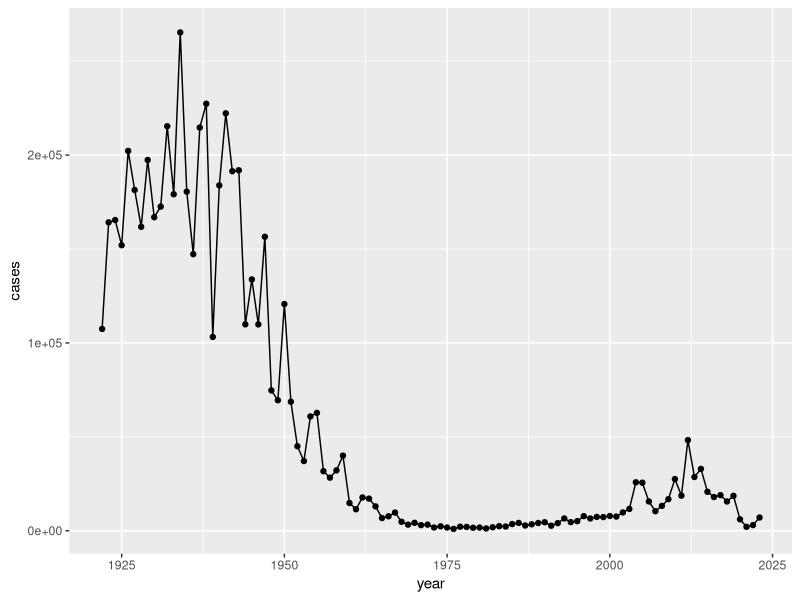
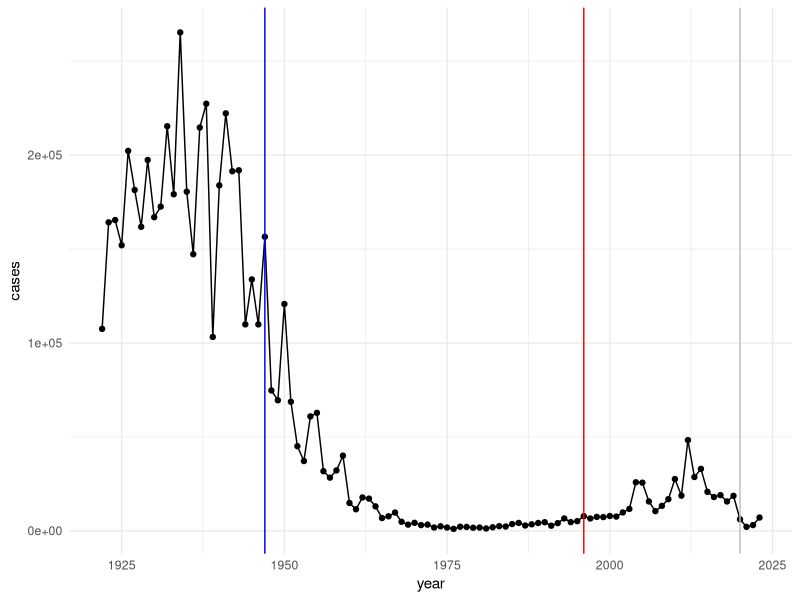

These charts were generated, in order, by the following R code: (Note: this script raises an error after producing the figures.)
## ---- chunk 1
cdc <- data.frame(
  year = c(
    1922L,
    1923L,
    1924L,
    1925L,
    1926L,
    1927L,
    1928L,
    1929L,
    1930L,
    1931L,
    1932L,
    1933L,
    1934L,
    1935L,
    1936L,
    1937L,
    1938L,
    1939L,
    1940L,
    1941L,
    1942L,
    1943L,
    1944L,
    1945L,
    1946L,
    1947L,
    1948L,
    1949L,
    1950L,
    1951L,
    1952L,
    1953L,
    1954L,
    1955L,
    1956L,
    1957L,
    1958L,
    1959L,
    1960L,
    1961L,
    1962L,
    1963L,
    1964L,
    1965L,
    1966L,
    1967L,
    1968L,
    1969L,
    1970L,
    1971L,
    1972L,
    1973L,
    1974L,
    1975L,
    1976L,
    1977L,
    1978L,
    1979L,
    1980L,
    1981L,
    1982L,
    1983L,
    1984L,
    1985L,
    1986L,
    1987L,
    1988L,
    1989L,
    1990L,
    1991L,
    1992L,
    1993L,
    1994L,
    1995L,
    1996L,
    1997L,
    1998L,
    1999L,
    2000L,
    2001L,
    2002L,
    2003L,
    2004L,
    2005L,
    2006L,
    2007L,
    2008L,
    2009L,
    2010L,
    2011L,
    2012L,
    2013L,
    2014L,
    2015L,
    2016L,
    2017L,
    2018L,
    2019L,
    2020L,
    2021L,
    2022L,
    2023L
  ),
  cases = c(
    107473,
    164191,
    165418,
    152003,
    202210,
    181411,
    161799,
    197371,
    166914,
    172559,
    215343,
    179135,
    265269,
    180518,
    147237,
    214652,
    227319,
    103188,
    183866,
    222202,
    191383,
    191890,
    109873,
    133792,
    109860,
    156517,
    74715,
    69479,
    120718,
    68687,
    45030,
    37129,
    60886,
    62786,
    31732,
    28295,
    32148,
    40005,
    14809,
    11468,
    17749,
    17135,
    13005,
    6799,
    7717,
    9718,
    4810,
    3285,
    4249,
    3036,
    3287,
    1759,
    2402,
    1738,
    1010,
    2177,
    2063,
    1623,
    1730,
    1248,
    1895,
    2463,
    2276,
    3589,
    4195,
    2823,
    3450,
    4157,
    4570,
    2719,
    4083,
    6586,
    4617,
    5137,
    7796,
    6564,
    7405,
    7298,
    7867,
    7580,
    9771,
    11647,
    25827,
    25616,
    15632,
    10454,
    13278,
    16858,
    27550,
    18719,
    48277,
    28639,
    32971,
    20762,
    17972,
    18975,
    15609,
    18617,
    6124,
    2116,
    3044,
    7063
  )
)
## ---- chunk 2
library(ggplot2)
ggplot(cdc) + aes(year,cases) + geom_line() + geom_point() 
## ---- chunk 3
ggplot(cdc) +
  aes(year,cases) +
  geom_line() + 
  geom_point() + 
  geom_vline(xintercept = 1947, col = "blue") + 
  geom_vline(xintercept = 1996, col = "red") +
  geom_vline(xintercept = 2020, col = "gray") + 
  theme_minimal()
## ---- chunk 4
library(jsonlite)
subject <- read_json("https://www.cmi-pb.org/api/v5_1/subject",
                     simplifyVector = TRUE)
head(subject)
## ---- chunk 5
nrow(subject)
## ---- chunk 6
table(subject$infancy_vac)
## ---- chunk 7
table(subject$race, subject$biological_sex)
## ---- chunk 8
specimen <- read_json("https://www.cmi-pb.org/api/v5_1/specimen",
                        simplifyVector = TRUE)
ab_titer <- read_json("https://www.cmi-pb.org/api/v5_1/plasma_ab_titer",
                        simplifyVector = TRUE)
## ---- chunk 9
head(specimen)
## ---- chunk 10
library(dplyr)
meta <- inner_join(subject, specimen)
head(meta)
## ---- chunk 11
ab_data <- inner_join(meta, ab_titer)
head(ab_data)
## ---- chunk 12
unique(ab_data$isotype)
## ---- chunk 13
unique(ab_data$antigen)
## ---- chunk 14
ggplot(ab_data) + 
  aes(MFI, antigen) +
  geom_boxplot() 
## ---- chunk 15
ab_data |> 
  filter(isotype == "IgG") -> igg
## ---- chunk 16
ggplot(igg) + 
  aes(MFI_normalised, antigen) + 
  geom_boxplot()
## ---- chunk 17
ggplot(igg) + 
  aes(MFI_normalised, antigen, col = infancy_vac) + 
  geom_boxplot()
## ---- chunk 18
ggplot(igg) + 
  aes(MFI_normalised, antigen) + 
  geom_boxplot() +
  facet_wrap(~infancy_vac)
## ---- chunk 19
table(ab_data$visit)
## ---- chunk 20
igg |>
  filter(visit %in% 1:8) |>
ggplot() + 
  aes(MFI_normalised, antigen, col = infancy_vac) + 
  geom_boxplot() +
  facet_wrap(~visit)
## ---- chunk 21
igg |>
  filter(antigen == "PT") |> 
  filter(dataset == "2021_dataset") -> PT
## ---- chunk 22
ggplot(PT) + 
  aes(planned_day_relative_to_boost,
      MFI_normalised,
      col = infancy_vac,
      group = subject_id) +
  geom_point()+
  geom_line() +
  theme_minimal() +
  geom_vline(xintercept = 14, col = "darkgreen") 
## ---- chunk 23
sessionInfo()
